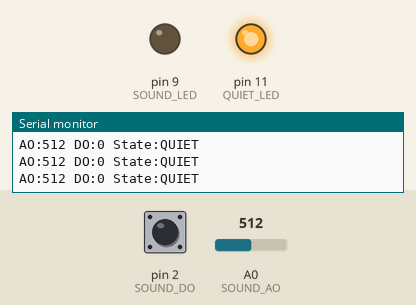
Bench run of a sketch on a simulated Arduino Uno, built with avr-gcc and run on an emulated ATmega328P. On the bench: output pins drawn as LEDs (lit = HIGH), the last lines printed to the serial monitor. The inputs (shaded band) are chosen by the test bench; at power-on: pin 2 (SOUND_DO) HIGH, A0 (SOUND_AO) = 512.

Above: at 1.2 s.
1.3 s: pin 2 (SOUND_DO) pulled LOW for 0.15 s
At 1.47 s:
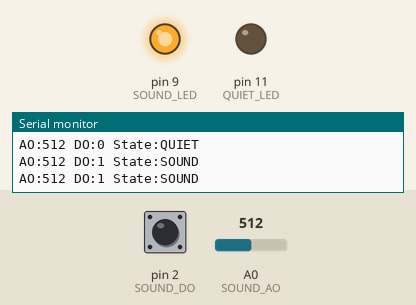
3.1 s: pin 2 (SOUND_DO) pulled LOW for 3.2 s
At 7.7 s:
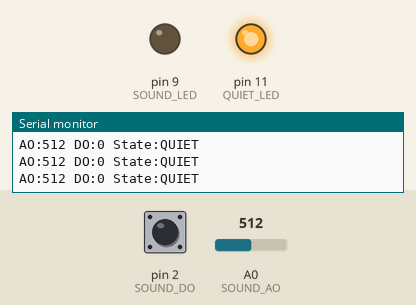
Timing chart, 0 to 9.2 s (numbered marks = the images above; inputs shaded):
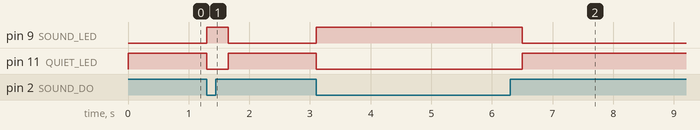

Measured:
- after the input at 1.3 s, pin 9 (SOUND_LED): LOW → HIGH at once, → LOW 0.35 s later; pin 11 (QUIET_LED): HIGH → LOW at once, → HIGH 0.35 s later
- after the input at 3.1 s, pin 9 (SOUND_LED): LOW → HIGH at once, → LOW 3.4 s later; pin 11 (QUIET_LED): HIGH → LOW at once, → HIGH 3.4 s later

The sketch:

soundtwoLED.ino
```cpp
const byte SOUND_AO = A0;
const byte SOUND_DO = 2;
const byte SOUND_LED = 9;    // 소리가 들리는 중
const byte QUIET_LED = 11;   // 소리가 안 들림
const byte ACTIVE_LEVEL = LOW;  // 실제 보드가 반대라면 HIGH로 변경
const unsigned long HOLD_MS = 200;  // 마지막 소리 이후 이 시간 동안은 "들리는 중"으로 유지
unsigned long lastSoundAt = 0;
unsigned long lastReport = 0;

void setup() {
  Serial.begin(9600);
  pinMode(SOUND_DO, INPUT_PULLUP);
  pinMode(SOUND_LED, OUTPUT);
  pinMode(QUIET_LED, OUTPUT);
  lastSoundAt = millis() - HOLD_MS;
  Serial.println(F("Sound two LED ready: quiet -> D11, sound -> D9"));
}

void loop() {
  const unsigned long now = millis();
  const bool active = digitalRead(SOUND_DO) == ACTIVE_LEVEL;
  if (active) {
    lastSoundAt = now;
  }

  // DO는 파형에 따라 짧게 깜빡이므로 HOLD_MS 동안 유지해서 "들리는 중"으로 판단합니다.
  const bool hearing = now - lastSoundAt < HOLD_MS;
  digitalWrite(SOUND_LED, hearing ? HIGH : LOW);
  digitalWrite(QUIET_LED, hearing ? LOW : HIGH);

  if (now - lastReport >= 100) {
    lastReport = now;
    Serial.print(F("AO:")); Serial.print(analogRead(SOUND_AO));
    Serial.print(F(" DO:")); Serial.print(active ? 1 : 0);
    Serial.print(F(" State:")); Serial.println(hearing ? F("SOUND") : F("QUIET"));
  }
}
```
